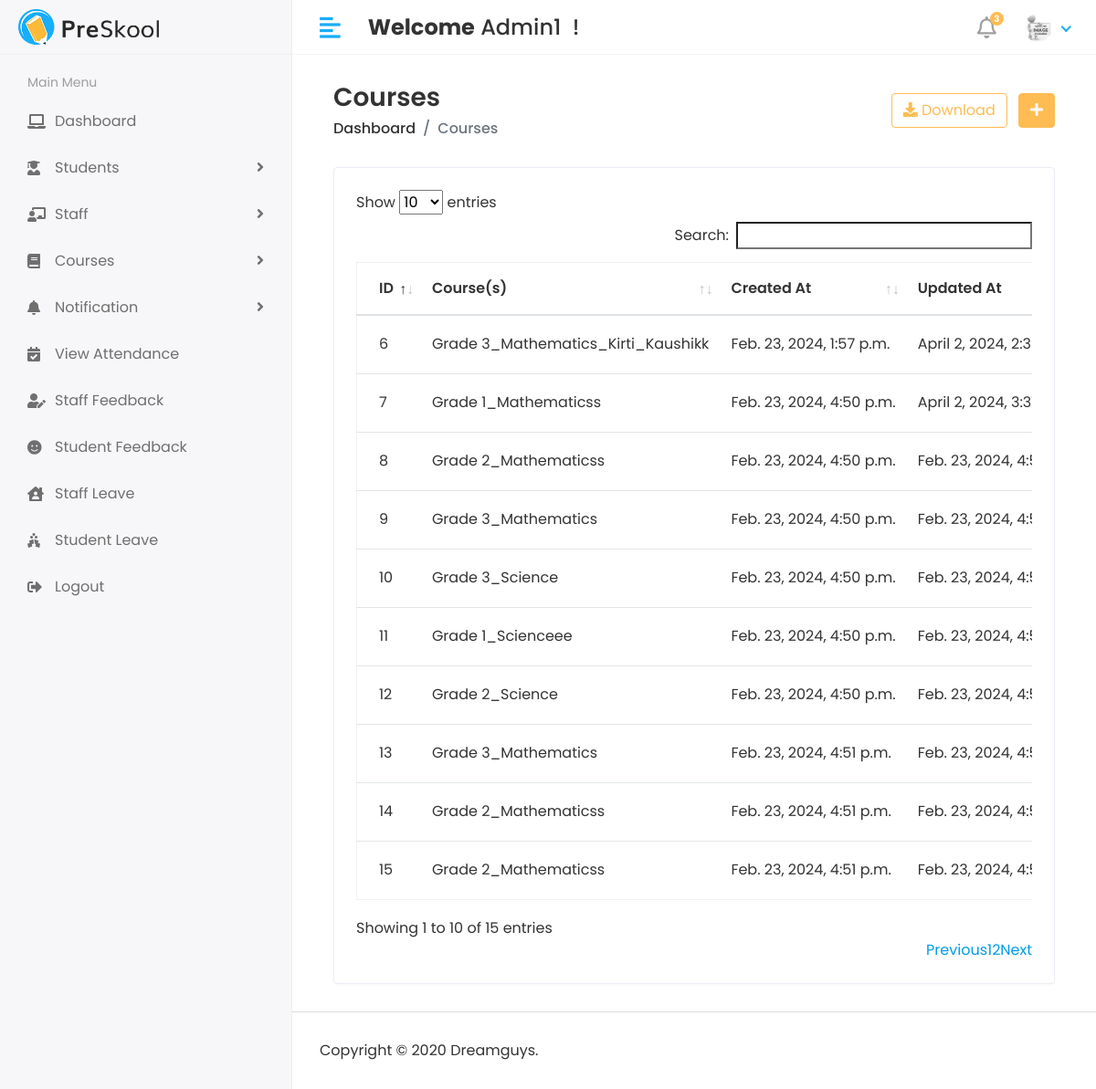
The page /HOD/course/view (signed in) on the database its author committed.
### app/models.py (models this page shows, shortened)
class CustomUser(AbstractUser):
    USER = (
        (1, 'HOD'),
        (2, 'STAFF'),
        (3, 'STUDENT'),
    )
    user_type = models.CharField(choices=USER, max_length=50, default=1)
    profile_pic = models.ImageField(upload_to='media/profile_pic')

class Course(models.Model):
    name = models.CharField(max_length=100)
    created_at = models.DateTimeField(auto_now_add=True)
    updated_at = models.DateTimeField(auto_now_add=True)

### student_management_system/Hod_Views.py (the view)
# urls.py: path('HOD/course/view', Hod_Views.VIEW_COURSE, name='view_course'),
@admin_required
@login_required(login_url='/')
def VIEW_COURSE(request):
    course = Course.objects.all()
    context = {
        "course" : course
    }
    return render(request, 'Hod/view_course.html', context)

### templates/Hod/view_course.html (shortened to what this page needs)
{% extends 'base.html' %}
{% block content %}
            <div class="content container-fluid">
               <div class="page-header">
                  <div class="row align-items-center">
                     <div class="col">
                        <h3 class="page-title">Courses</h3>
                        <ul class="breadcrumb">
                           <li class="breadcrumb-item"><a href="index.html">Dashboard</a></li>
                           <li class="breadcrumb-item active">Courses</li>
                        </ul>
                     </div>
                     <div class="col-auto text-right float-right ml-auto">
                        <a href="#" class="btn btn-outline-primary mr-2"><i class="fas fa-download"></i> Download</a>
                        <a href="{% url 'add_course' %}" class="btn btn-primary"><i class="fas fa-plus"></i></a>
                     </div>
                  </div>
               </div>
               <div class="row">
                  <div class="col-sm-12">
                     <div class="card card-table">
                        <div class="card-body">
                           <div class="table-responsive">
                              <table id="table_id" class="table table-hover table-center mb-0">
                                 <thead>
                                    <tr>
                                       <th>ID</th>
                                       <th>Course(s)</th>
                                       <th>Created At</th>
                                       <th>Updated At</th>
                                    </tr>
                                 </thead>
                                 <tbody>
                                 {% for i in course %}
                                    <tr>
                                       <td>{{i.id}}</td>
                                       <td>{{i.name}}</td>
                                       <td>{{i.created_at}}</td>
                                       <td>{{i.updated_at}}</td>
                                    </tr>
                                 {% endfor %}
                                 </tbody>
                              </table>
                           </div>
                        </div>
                     </div>
                  </div>
               </div>
            </div>
{% endblock %}

### templates/base.html (shortened to what this page needs)
<!DOCTYPE html>
<html lang="en">
   <head>
      {% load static %}
      <link rel="stylesheet" href="{% static 'assets/plugins/bootstrap/css/bootstrap.min.css' %}">
      <link rel="stylesheet" href="{% static 'assets/plugins/fontawesome/css/fontawesome.min.css' %}">
      <link rel="stylesheet" href="{% static 'assets/plugins/fontawesome/css/all.min.css' %}">
      <link rel="stylesheet" href="{% static 'assets/css/style.css' %}">
       <link rel="stylesheet" href="https://cdn.jsdelivr.net/gh/habibmhamadi/multi-select-tag@2.0.1/dist/css/multi-select-tag.css">
       <link rel="stylesheet" href="{% static 'assets/plugins/datatables/datatables.min.css' %}">
       <link rel="stylesheet" href="{% static 'assets/plugins/datatables/datatables.min.css' %}">
   </head>
   <body>
<div class="main-wrapper">
         {% include 'includes/header.html' %}
         {% include 'includes/sidebar.html' %}
        <div class="page-wrapper">
           <div class="content container-fluid">
           {% block content %}
           {% endblock %}
           </div>
           {% include 'includes/footer.html' %}
         </div>
      </div>
   </body>
</html>

### templates/includes/header.html (shortened to what this page needs)
{% load static %}
<div class="header">
            <div class="header-left">
               <a href="index.html" class="logo">
               <img src="{% static 'assets/img/logo.png' %}" alt="Logo">
               </a>
            </div>
            <a href="javascript:void(0);" id="toggle_btn">
            <i class="fas fa-align-left"></i>
            </a>
            <div class="top-nav-search mt-3">
               <h4><strong>Welcome</strong>&nbsp;{{user.first_name}} {{user.last_name}}&nbsp;!</h4>
            </div>
            <ul class="nav user-menu">
               <li class="nav-item dropdown noti-dropdown">
                  <a href="#" class="dropdown-toggle nav-link" data-toggle="dropdown">
                  <i class="far fa-bell"></i> <span class="badge badge-pill">3</span>
                  </a>
               </li>
               <li class="nav-item dropdown has-arrow">
                  <a href="#" class="dropdown-toggle nav-link" data-toggle="dropdown">
                     {% if user.profile_pic == "" %}
                  <span class="user-img"><img class="rounded-circle" src="{% static 'assets/img/noimg.jpeg'%}" width="31" alt="{{user.first_name}}"></span>
                     {% else %}
                     <span class="user-img"><img class="rounded-circle" src="/{{user.profile_pic}}" width="31" alt="{{user.first_name}}"></span>
                     {% endif %}
                  </a>
               </li>
            </ul>
         </div>

### templates/includes/sidebar.html (shortened to what this page needs)
{% load static %}
{% load active_link_tags %}
<div class="sidebar" id="sidebar">
            <div class="sidebar-inner slimscroll">
               <div id="sidebar-menu" class="sidebar-menu">
                   {% if user.user_type == '1' %}
                  <ul>
                     <li class="menu-title">
                        <span>Main Menu</span>
                     </li>
                     <li class="{% active_link 'hod_home' 'active' %}">
                        <a href="{% url 'hod_home' %}"><i class="fas fa-laptop"></i> <span>Dashboard</span></a>
                     </li>
                     <li class="submenu {% active_link 'add_student' 'active' %} {% active_link 'view_student' 'active' %}">
                        <a href="#"><i class="fas fa-user-graduate"></i> <span> Students</span> <span class="menu-arrow"></span></a>
                     </li>
                     <li class="submenu {% active_link 'add_staff' 'active' %} {% active_link 'view_staff' 'active' %}">
                        <a href="#"><i class="fas fa-chalkboard-teacher"></i> <span>Staff</span> <span class="menu-arrow"></span></a>
                     </li>
                     <li class="submenu {% active_link 'add_course' 'active' %} {% active_link 'view_course' 'active' %}">
                        <a href="#"><i class="fas fa-book"></i> <span> Courses</span> <span class="menu-arrow"></span></a>
                     </li>
                      <li class="submenu">
                        <a href="#"><i class="fas fa-bell"></i> <span> Notification</span> <span class="menu-arrow"></span></a>
                     </li>
                     <li>
                        <a href="#"><i class="fas fa-calendar-check"></i> <span>View Attendance</span></a>
                     </li>
                     <li>
                        <a href="#"><i class="fas fa-user-edit"></i> <span>Staff Feedback</span></a>
                     </li>
                     <li>
                        <a href="#"><i class="fas fa-smile"></i> <span>Student Feedback</span></a>
                     </li>
                     <li>
                        <a href="#"><i class="fas fa-house-user"></i> <span>Staff Leave</span></a>
                     </li>
                     <li>
                        <a href="#"><i class="fas fa-holly-berry"></i> <span>Student Leave</span></a>
                     </li>
                     <li class="{% active_link 'logout' 'active' %}">
                        <a href="{% url 'logout' %}"><i class="fas fa-sign-out-alt"></i> <span>Logout</span></a>
                     </li>
                  </ul>
                   {% endif %}
               </div>
            </div>
         </div>

### templates/includes/footer.html
{% load static %}
<footer>
    <p>Copyright © 2020 Dreamguys.</p>
</footer>

### rows shown on the page
CustomUser: first_name "Admin1"
Course: id "6", name "Grade 3_Mathematics_Kirti_Kaushikk", created_at "Feb. 23, 2024, 1:57 p.m.", updated_at "April 2, 2024,…"
Course: id "7", name "Grade 1_Mathematicss", created_at "Feb. 23, 2024, 4:50 p.m.", updated_at "April 2, 2024,…"
Course: id "8", name "Grade 2_Mathematicss", created_at "Feb. 23, 2024, 4:50 p.m.", updated_at "Feb. 23, 2024,…"
Course: id "9", name "Grade 3_Mathematics", created_at "Feb. 23, 2024, 4:50 p.m.", updated_at "Feb. 23, 2024,…"
Course: id "10", name "Grade 3_Science", created_at "Feb. 23, 2024, 4:50 p.m.", updated_at "Feb. 23, 2024,…"
Course: id "11", name "Grade 1_Scienceee", created_at "Feb. 23, 2024, 4:50 p.m.", updated_at "Feb. 23, 2024,…"
Course: id "12", name "Grade 2_Science", created_at "Feb. 23, 2024, 4:50 p.m.", updated_at "Feb. 23, 2024,…"
Course: id "13", name "Grade 3_Mathematics", created_at "Feb. 23, 2024, 4:51 p.m.", updated_at "Feb. 23, 2024,…"
Course: id "14", name "Grade 2_Mathematicss", created_at "Feb. 23, 2024, 4:51 p.m.", updated_at "Feb. 23, 2024,…"
Course: id "15", name "Grade 2_Mathematicss", created_at "Feb. 23, 2024, 4:51 p.m.", updated_at "Feb. 23, 2024,…"
